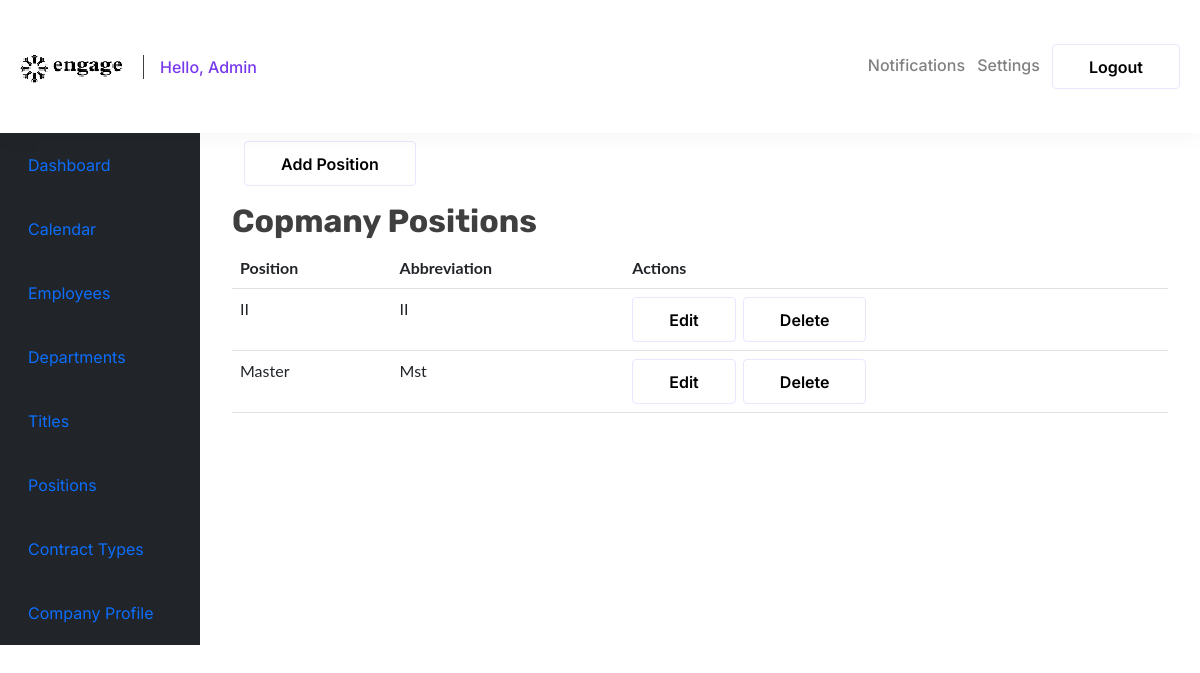
/add_position/ (signed in), run on the app's committed database.
### accounts/models.py (models this page shows, shortened)
class Position(models.Model):
    name = models.CharField(max_length=100)
    abbreviation = models.CharField(max_length=100, null=True)
    company = models.ForeignKey(Company, on_delete=models.CASCADE)

### accounts/views.py (the view, shortened to what this page needs)
# urls.py: path('add_position/', views.add_position, name='add_position'),
def add_position(request):
    context = {}
    positions = Position.objects.filter(company=request.user.company)
    context = {
        'position_form': PositionForm,
        'positions': positions,
        }
    return render(request, 'accounts/add_position.html', context)

### accounts/templates/accounts/add_position.html (shortened to what this page needs)
{% extends 'accounts/logged_in.html' %}
{% load crispy_forms_tags %}
{% block auth_content %}
<div class="container">
    <button type="button" class="btn btn-primary mb-3" data-bs-toggle="modal" data-bs-target="#addPositionModal">
        Add Position
      </button>
</div>
<h2>Copmany Positions</h2>
<table class="table">
  <thead>
      <tr>
          <th>Position</th>
          <th>Abbreviation</th>
          <th>Actions</th>
      </tr>
  </thead>
  <tbody>
      {% for pos in positions %}
      <tr>
          <td>{{ pos.name }}</td>
          <td>{{ pos.abbreviation }}</td>
          <td>
              <a href="#" class="btn btn-primary">Edit</a>
              <a href="#" class="btn btn-danger">Delete</a>
          </td>
      </tr>
      {% endfor %}
  </tbody>
{% endblock %}

### static/assets/css/style.css (style rules this page uses)
:root { --primary_font: "Rubik", sans-serif; --secondary_font: "Inter", sans-serif; --primary_color: #3F3F3F; --secondary_color: #7839EE; --accent_color: #FBFBFB; --text_color: #818181; --default_color: #FFFFFF; --color_one: #EDE4FE; --primary_bg: #FAF7FE; }
html { scroll-behavior: smooth; min-height: 100vh; }
body { overflow-x: hidden; }
a { text-decoration: none; }
h2 { color: var(--primary_color); font-size: 44px; font-family: var(--primary_font); font-weight: 700; text-transform: capitalize; }
.btn { color: var(--secondary_color); font-size: 18px; font-family: var(--secondary_font); font-weight: 600; text-transform: capitalize; padding: 10px 36px 9px; border-radius: 4px; border: 1px solid var(--color_one); background: var(--color_one); transition: 0.4s all ease; }

### ecalendar/static/ecalendar/css/styles.css (style rules this page uses)
body { font-family: "ptsans", "Lato", "Helvetica Neue", Helvetica, Arial, sans-serif; }
.btn { outline: none; color: black; background-color: transparent; box-shadow: 0 0 0 0; margin-right: 3px; }
a { color: #17a2b8; }

### static/assets/css/responsive.css (style rules this page uses)
@media only screen and (min-width:1200px) and (max-width:1500px) { h2 { font-size: 32px; } }
@media only screen and (min-width:1200px) and (max-width:1500px) { .btn { font-size: 16px; } }

### data on the page
Position: name "II", abbreviation "II"
Position: name "Master", abbreviation "Mst"
